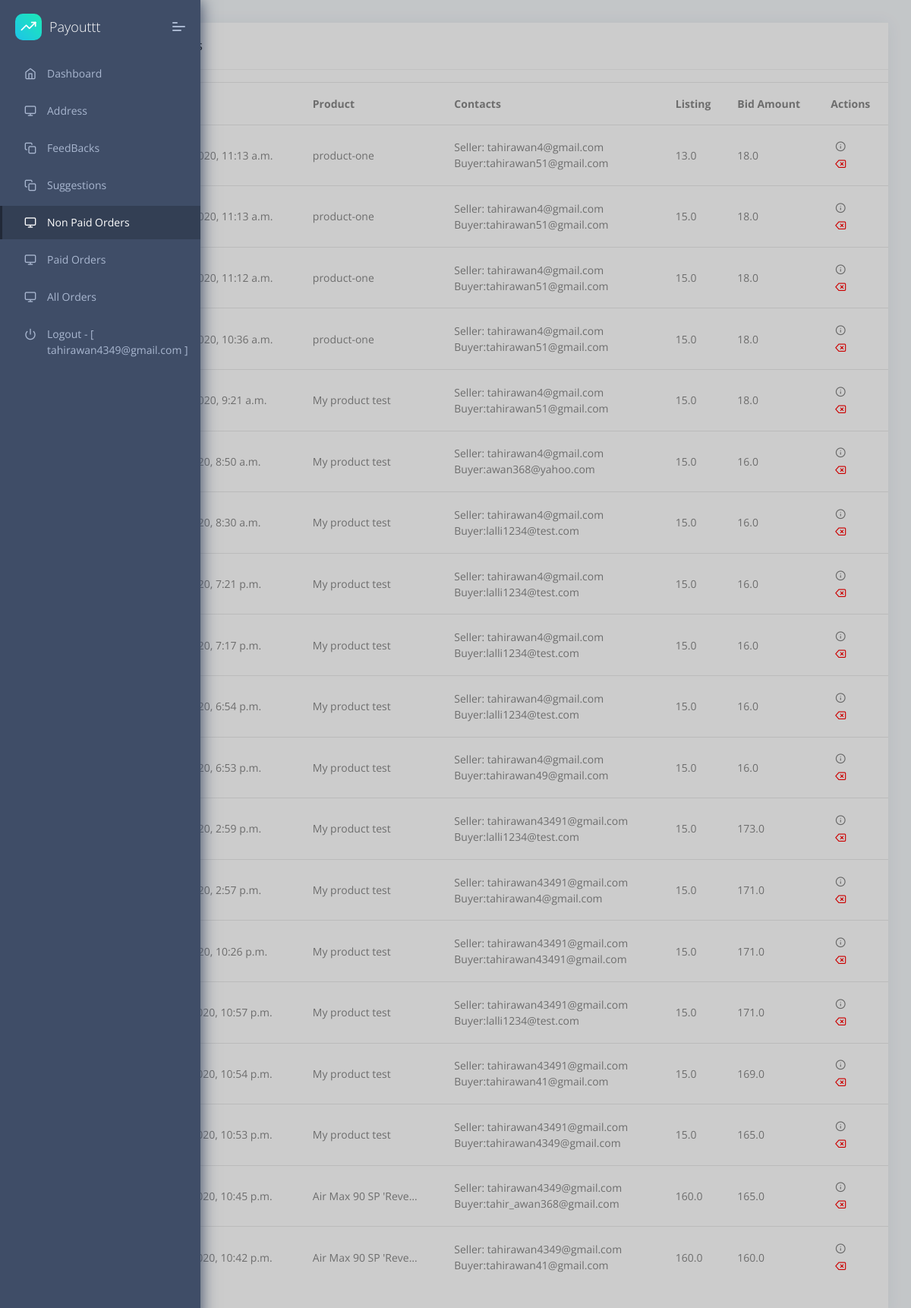
Screenshot of /dashboard/dashboard/paid/orders/ (signed in) with the database file from the repository.
### accounts/models.py (models this page shows, shortened)
class User(AbstractUser):
    SELLER = 'seller'
    BUYER = 'buyer'
    USER_TYPES = (
        (SELLER, 'Seller'),
        (BUYER, 'Buyer'),
    )
    username = None
    email = models.EmailField(_('email address'), unique=True)
    full_name = models.CharField(max_length=100, null=True, blank=True)
    phone_number = PhoneNumberField(null=True, blank=True)
    verified_account = models.BooleanField(default=False)
    street_address = models.CharField(max_length=120, null=True, blank=True)
    city = models.CharField(max_length=120, null=True, blank=True)
    state = models.CharField(max_length=2, choices=STATE_CHOICES, null=True, blank=True)
    zip_code = models.IntegerField(default=0)
    business_name = models.CharField(max_length=120, null=True, blank=True)
    user_type = models.CharField(max_length=10, choices=USER_TYPES, default=SELLER)
    dwolla_customer_id = models.CharField(max_length=255, null=True, blank=True)
    dwolla_customer_url = models.URLField(max_length=255, null=True, blank=True)
    master_account_url = models.URLField(max_length=255, null=True, blank=True)
    ssn = models.CharField(max_length=50, null=True, blank=True)
    date_of_birth = models.DateField(null=True, blank=True)
    stripe_customer_id = models.CharField(max_length=250, null=True, blank=True)
    stripe_account_id = models.CharField(max_length=250, null=True, blank=True)
    stripe_payment_method = models.CharField(max_length=2000, null=True, blank=True)
    return_address = models.TextField(null=True, blank=True)
    USERNAME_FIELD = 'email'
    REQUIRED_FIELDS = []
    objects = CustomUserManager()
    def __str__(self):
        return self.email

### api/models.py (models this page shows, shortened)
class Bid(models.Model):
    product_to_bid_on = models.ForeignKey(Product, related_name='product_selection', on_delete=models.CASCADE,
                                          null=True, blank=True)
    sku_number = models.CharField(max_length=120, null=True, blank=True)
    user = models.ForeignKey(User, on_delete=models.CASCADE, null=True, blank=True)  # Have to update this one.
    order_id = models.CharField(max_length=100, blank=True, unique=True, default=uuid.uuid4)
    bid_amount = models.FloatField()
    timestamp = models.DateTimeField(auto_now_add=True)
    updated_at = models.DateTimeField(auto_now=True)
    verified_account = models.BooleanField(default=False)
    shoe_size = models.ForeignKey(ShoeSize, on_delete=models.CASCADE)
    paid = models.BooleanField(default=False)
    def get_payment(self):
        return BidPayment.objects.filter(bid=self).last()

class Product(models.Model):
    seller = models.ForeignKey(User, on_delete=models.CASCADE)
    title = models.CharField(max_length=120)
    retail_price = models.FloatField(default=0)
    sku_number = models.CharField(max_length=120)
    colorway = models.CharField(max_length=120)
    shoe_sizes = models.ManyToManyField(ShoeSize, null=True, blank=True)
    brand = models.CharField(max_length=120)
    listing_price = models.FloatField()
    url = models.URLField()
    release_date = models.DateField()
    total_sales = models.IntegerField(default=0)
    type = models.CharField(max_length=120)
    image = models.FileField(null=True, blank=True)
    sold = models.BooleanField(default=False)
    on_hold = models.BooleanField(default=False)

### dashboard/views.py (the view)
# urls.py: path('dashboard/paid/orders/', views.NonPaidOrdersView.as_view(), name='non_paid_orders'),
@method_decorator(staff_required, name='dispatch')
class NonPaidOrdersView(LoginRequiredMixin, TemplateView):
    template_name = 'non_paid_orders.html'
    def get_context_data(self, **kwargs):
        kwargs.setdefault('view', self)
        kwargs['paid_bids'] = BidManagement().get_non_paid_bids()
        kwargs['orders'] = 'active'
        return kwargs

### dashboard/services.py (called while the page is built)
    def get_non_paid_bids(self):
        return Bid.objects.filter(paid=False).order_by('-id')

### website/context_processors.py (called while the page is built)
def cart_info(request):
    total_cart_items = 0
    if request.user.is_authenticated:
        cart = CartModel.objects.filter(user=request.user, is_active=True).first()
        if cart:
            total_cart_items = cart.cart_item.all().count()
    return {"total_cart_items": total_cart_items}

### dashboard/templates/non_paid_orders.html (shortened to what this page needs)
{% extends "layouts/base.html" %}
{% block content %}
    <div class="pcoded-content">
        <div class="pcoded-inner-content">
            <div class="main-body">
                <div class="page-wrapper">
                    <div class="row">
                        <div class="col-xl-12 col-md-12">
                            <div class="card Recent-Users">
                                <div class="card-header">
                                    <h5>Non Paid Orders</h5>
                                </div>
                                <div class="card-block px-0 py-3">
                                    <div class="table-responsive">
                                        <table class="table table-hover">
                                            <thead>
                                            <tr>
                                                <th>Order</th>
                                                <th>Order DT</th>
                                                <th>Product</th>
                                                <th>Contacts</th>
                                                <th>Listing</th>
                                                <th>Bid Amount</th>
                                                <th>Actions</th>
                                            </tr>
                                            </thead>
                                            <tbody>
                                            {% for bid in paid_bids %}
                                                <tr class="unread">
                                                    <td><span title="{{ bid.order_id }}">{{ bid.id }}</span></td>
                                                    <td>{{ bid.timestamp }}</td>
                                                    <td><span
                                                            title="{{ bid.product_to_bid_on.title }}">{{ bid.product_to_bid_on.title|truncatechars:20 }}</span>
                                                    </td>
                                                    <td>Seller: {{ bid.product_to_bid_on.seller }}
                                                        <br>Buyer:{{ bid.user }}</td>
                                                    <td>{{ bid.product_to_bid_on.listing_price }}</td>
                                                    <td>{{ bid.bid_amount }}</td>
                                                    <td>
                                                        <button type="button" class="transparant-button"
                                                                data-toggle="modal"
                                                                data-target="#paid_order_{{ bid.id }}">
                                                            <i style="color: grey;" class="feather icon-info"></i>
                                                        </button>
                                                        <form action="{% url 'remove-order' bid.id %}" method="post">
                                                            <button type="submit" class="transparant-button"><i
                                                                    style="color: red;"
                                                                    class="feather icon-delete"></i></button>
                                                        </form>
                                                    </td>
                                                </tr>
                                            {% endfor %}
                                            </tbody>
                                        </table>
                                    </div>
                                </div>
                            </div>
                        </div>
                    </div>
                </div>
            </div>
        </div>
    </div>
{% endblock content %}

### dashboard/templates/includes/navigation.html
<nav class="pcoded-navbar">
    <div class="navbar-wrapper">
        <div class="navbar-brand header-logo">
            <a target="_blank" href="https://appseed.us/admin-dashboards/django-dashboard-dattaable" class="b-brand">
                <div class="b-bg">
                    <i class="feather icon-trending-up"></i>
                </div>
                <span class="b-title">Payouttt</span>
            </a>
            <a class="mobile-menu" id="mobile-collapse" href="javascript:"><span></span></a>
        </div>
        <div class="navbar-content scroll-div">
            <ul class="nav pcoded-inner-navbar">
                <li data-username="dashboard Default Ecommerce CRM Analytics Crypto Project" class="nav-item {{ dashboard }}">
                    <a href="{% url 'home' %}" class="nav-link "><span class="pcoded-micon"><i
                            class="feather icon-home"></i></span><span class="pcoded-mtext">Dashboard</span></a>
                </li>
                <li data-username="dashboard Default Ecommerce CRM Analytics Crypto Project" class="nav-item {{ address }}">
                    <a href="{% url 'address' %}" class="nav-link "><span class="pcoded-micon"><i
                            class="feather icon-monitor"></i></span><span class="pcoded-mtext">Address</span></a>
                </li>
                <li data-username="dashboard Default Ecommerce CRM Analytics Crypto Project" class="nav-item">
                    <a href="{% url 'dashboard-feedback' %}" class="nav-link "><span class="pcoded-micon"><i
                            class="feather icon-copy"></i></span><span class="pcoded-mtext">FeedBacks</span></a>
                </li>
                <li data-username="dashboard Default Ecommerce CRM Analytics Crypto Project" class="nav-item">
                    <a href="{% url 'product_suggestions' %}" class="nav-link "><span class="pcoded-micon"><i
                            class="feather icon-copy"></i></span><span class="pcoded-mtext">Suggestions</span></a>
                </li>
                <li data-username="dashboard Default Ecommerce CRM Analytics Crypto Project" class="nav-item {{ orders }}">
                    <a href="{% url 'non_paid_orders' %}" class="nav-link "><span class="pcoded-micon"><i
                            class="feather icon-monitor"></i></span><span class="pcoded-mtext">Non Paid Orders</span></a>
                </li>
                <li data-username="dashboard Default Ecommerce CRM Analytics Crypto Project" class="nav-item {{ paid_orders }}">
                    <a href="{% url 'all_paid_orders' %}" class="nav-link "><span class="pcoded-micon"><i
                            class="feather icon-monitor"></i></span><span class="pcoded-mtext">Paid Orders</span></a>
                </li>
                <li data-username="dashboard Default Ecommerce CRM Analytics Crypto Project" class="nav-item {{ all_orders }}">
                    <a href="{% url 'all_orders' %}" class="nav-link "><span class="pcoded-micon"><i
                            class="feather icon-monitor"></i></span><span class="pcoded-mtext">All Orders</span></a>
                </li>
                <li data-username="Disabled Menu" class="nav-item">
                    <a href={% url 'logout' %} class="nav-link">
                            <span class="pcoded-micon">
                                <i class="feather icon-power"></i>
                            </span>
                        <span class="pcoded-mtext">Logout - [ {{ request.user }} ]</span>
                    </a>
                </li>
            </ul>
        </div>
    </div>
</nav>

### dashboard/templates/non_paid_orders.html (style rules this page uses)
.transparant-button { background-color: Transparent; background-repeat: no-repeat; border: none; cursor: pointer; overflow: hidden; outline: none; }

### rows the page displays
User: user "tahirawan4349@gmail.com"
Bid: timestamp "June 17, 2020, 11:13 a.m.", product_to_bid_on "product-one", product_to_bid_on.seller "tahirawan4@gmail.com", user "tahirawan51@gmail.com", product_to_bid_on.listing_price "13.0", bid_amount "18.0"
Bid: timestamp "June 17, 2020, 11:13 a.m.", product_to_bid_on "product-one", product_to_bid_on.seller "tahirawan4@gmail.com", user "tahirawan51@gmail.com", product_to_bid_on.listing_price "15.0", bid_amount "18.0"
Bid: timestamp "June 17, 2020, 11:12 a.m.", product_to_bid_on "product-one", product_to_bid_on.seller "tahirawan4@gmail.com", user "tahirawan51@gmail.com", product_to_bid_on.listing_price "15.0", bid_amount "18.0"
Bid: timestamp "June 17, 2020, 10:36 a.m.", product_to_bid_on "product-one", product_to_bid_on.seller "tahirawan4@gmail.com", user "tahirawan51@gmail.com", product_to_bid_on.listing_price "15.0", bid_amount "18.0"
Bid: timestamp "June 11, 2020, 9:21 a.m.", product_to_bid_on "My product test", product_to_bid_on.seller "tahirawan4@gmail.com", user "tahirawan51@gmail.com", product_to_bid_on.listing_price "15.0", bid_amount "18.0"
Bid: timestamp "June 5, 2020, 8:50 a.m.", product_to_bid_on "My product test", product_to_bid_on.seller "tahirawan4@gmail.com", user "awan368@yahoo.com", product_to_bid_on.listing_price "15.0", bid_amount "16.0"
Bid: timestamp "June 5, 2020, 8:30 a.m.", product_to_bid_on "My product test", product_to_bid_on.seller "tahirawan4@gmail.com", user "lalli1234@test.com", product_to_bid_on.listing_price "15.0", bid_amount "16.0"
Bid: timestamp "June 4, 2020, 7:21 p.m.", product_to_bid_on "My product test", product_to_bid_on.seller "tahirawan4@gmail.com", user "lalli1234@test.com", product_to_bid_on.listing_price "15.0", bid_amount "16.0"
Bid: timestamp "June 4, 2020, 7:17 p.m.", product_to_bid_on "My product test", product_to_bid_on.seller "tahirawan4@gmail.com", user "lalli1234@test.com", product_to_bid_on.listing_price "15.0", bid_amount "16.0"
Bid: timestamp "June 4, 2020, 6:54 p.m.", product_to_bid_on "My product test", product_to_bid_on.seller "tahirawan4@gmail.com", user "lalli1234@test.com", product_to_bid_on.listing_price "15.0", bid_amount "16.0"
Bid: timestamp "June 4, 2020, 6:53 p.m.", product_to_bid_on "My product test", product_to_bid_on.seller "tahirawan4@gmail.com", user "tahirawan49@gmail.com", product_to_bid_on.listing_price "15.0", bid_amount "16.0"
Bid: timestamp "June 2, 2020, 2:59 p.m.", product_to_bid_on "My product test", product_to_bid_on.seller "tahirawan43491@gmail.com", user "lalli1234@test.com", product_to_bid_on.listing_price "15.0", bid_amount "173.0"
Bid: timestamp "June 2, 2020, 2:57 p.m.", product_to_bid_on "My product test", product_to_bid_on.seller "tahirawan43491@gmail.com", user "tahirawan4@gmail.com", product_to_bid_on.listing_price "15.0", bid_amount "171.0"
Bid: timestamp "June 1, 2020, 10:26 p.m.", product_to_bid_on "My product test", product_to_bid_on.seller "tahirawan43491@gmail.com", user "tahirawan43491@gmail.com", product_to_bid_on.listing_price "15.0", bid_amount "171.0"
Bid: timestamp "May 29, 2020, 10:57 p.m.", product_to_bid_on "My product test", product_to_bid_on.seller "tahirawan43491@gmail.com", user "lalli1234@test.com", product_to_bid_on.listing_price "15.0", bid_amount "171.0"
Bid: timestamp "May 29, 2020, 10:54 p.m.", product_to_bid_on "My product test", product_to_bid_on.seller "tahirawan43491@gmail.com", user "tahirawan41@gmail.com", product_to_bid_on.listing_price "15.0", bid_amount "169.0"
Bid: timestamp "May 29, 2020, 10:53 p.m.", product_to_bid_on "My product test", product_to_bid_on.seller "tahirawan43491@gmail.com", user "tahirawan4349@gmail.com", product_to_bid_on.listing_price "15.0", bid_amount "165.0"
Bid: timestamp "May 28, 2020, 10:45 p.m.", product_to_bid_on "Air Max 90 SP 'Reve…", product_to_bid_on.seller "tahirawan4349@gmail.com", user "tahir_awan368@gmail.com", product_to_bid_on.listing_price "160.0", bid_amount "165.0"
Bid: timestamp "May 28, 2020, 10:42 p.m.", product_to_bid_on "Air Max 90 SP 'Reve…", product_to_bid_on.seller "tahirawan4349@gmail.com", user "tahirawan41@gmail.com", product_to_bid_on.listing_price "160.0", bid_amount "160.0"
